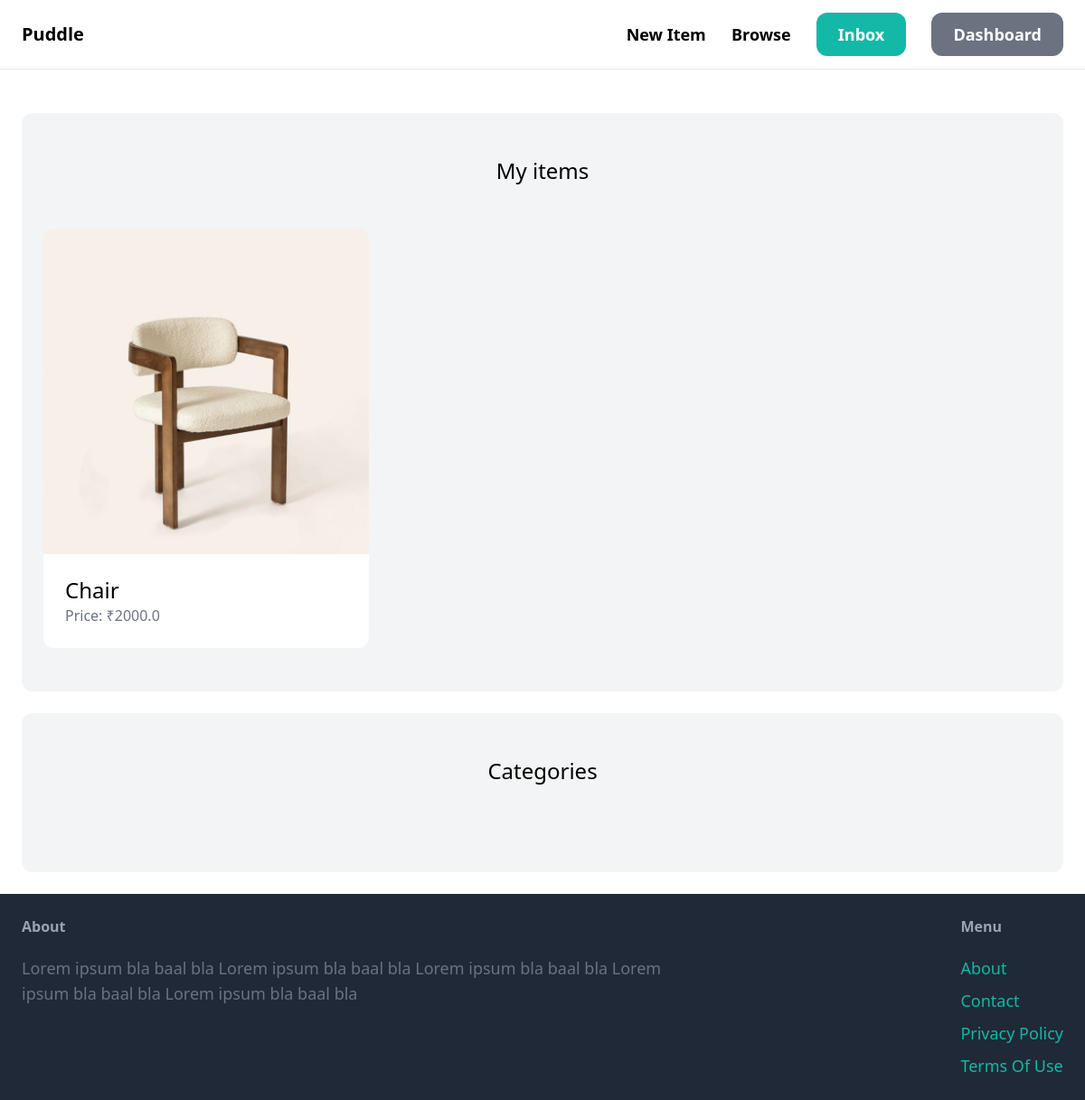
The app's page /dashboard/ (signed in) with its own data.
### item/models.py (models this page shows, shortened)
class Item(models.Model):
    category = models.ForeignKey(Category, related_name='items', on_delete=models.CASCADE)
    name=models.CharField(max_length=255)
    description = models.TextField(blank=True, null=True)
    price = models.FloatField()
    image = models.ImageField(upload_to='item_images', blank=True, null=True)
    is_sold = models.BooleanField(default=False)
    create_by = models.ForeignKey(User, related_name='items',  on_delete = models.CASCADE)
    created_at = models.DateTimeField(auto_now_add=True)

### dashboard/views.py (the view)
# urls.py: path('', views.index, name='index'),
@login_required
def index(request):
    items = Item.objects.filter(create_by=request.user)
    return render(request, 'dashboard/index.html', {
        'items': items ,
    })

### dashboard/templates/dashboard/index.html (shortened to what this page needs)
{% extends "core/base.html" %}
{% block content %}
<div class="mt-6 px-6 py-12 bg-gray-100 rounded-xl">
    <h2 class="mb-12 text-2xl text-center">My items</h2>
    <div class="grid grid-cols-3 gap-3">
        {% for item in items %}
            <div>
                <a href="{% url 'item:detail' item.id %}">
                    <div>
                        <img src="{{ item.image.url }}" class="rounded-t-xl">
                    </div>
                    <div class="p-6 bg-white rounded-b-xl">
                        <h2 class="text-2xl">{{ item.name }}</h2>
                        <p class="text-gray-500">Price: ₹{{ item.price }}</p>
                    </div>
                </a>
            </div>
        {% endfor %}
    </div>
</div>
<div class="mt-6 px-6 py-12 bg-gray-100 rounded-xl">
    <h2 class="mb-12 text-2xl text-center">Categories</h2>
    </div>
{% endblock %}

### records on screen
Item: image (picture), name "Chair", price "2000.0"
